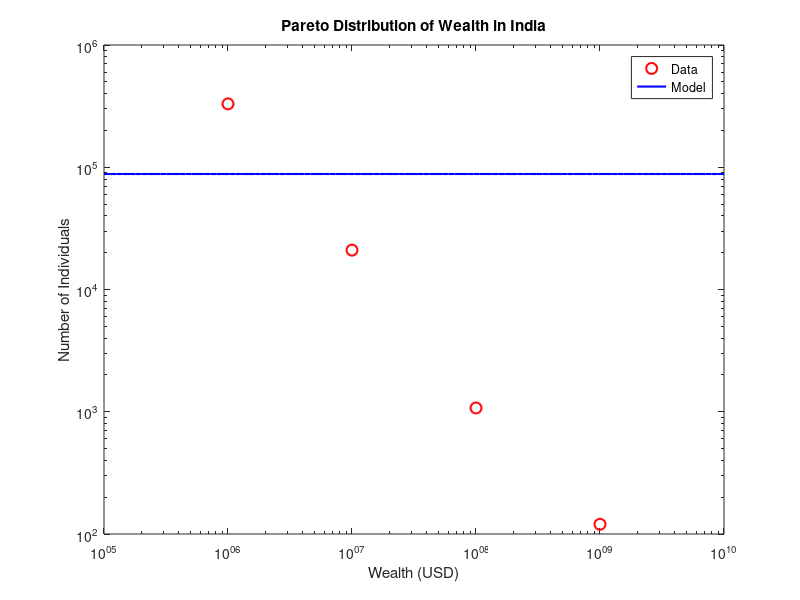

The MATLAB script that drew this image:
% Read data from file

data = load('pareto.dat');

% Data points
x = [1e6, 1e7, 1e8, 1e9]; % Wealth levels
N = [330000, 21000, 1074, 120]; % Frequency distribution

% Initial guess for parameters
A = 60;
alpha = 5/4;

% Define the model function
N_model = @(x, A, B, alpha) A + B .* x.^-alpha;

% Define the objective function
obj_func = @(params) sum((N - N_model(x, params(1), params(2), params(3))).^2);

% Optimize the parameters
params = fminsearch(obj_func, [A, 1, alpha]);

% Generate the model curve
x_model = logspace(5, 10, 100); % Generate x values for the model curve
N_model_curve = N_model(x_model, params(1), params(2), params(3)); % Calculate N values using optimized parameters

% Plot the data and model
loglog(x, N, 'ro', 'MarkerSize', 8, 'LineWidth', 1.5);
hold on; % Plot data points
loglog(x_model, N_model_curve, 'b-', 'LineWidth', 1.5); % Plot model curve
xlabel('Wealth (USD)'); ylabel('Number of Individuals');
legend('Data', 'Model');
title('Pareto Distribution of Wealth in India');

% Display parameters
disp(['Optimized parameters: A = ', num2str(params(1)), ', B = ', num2str(params(2)), ', alpha = ', num2str(params(3))]);
